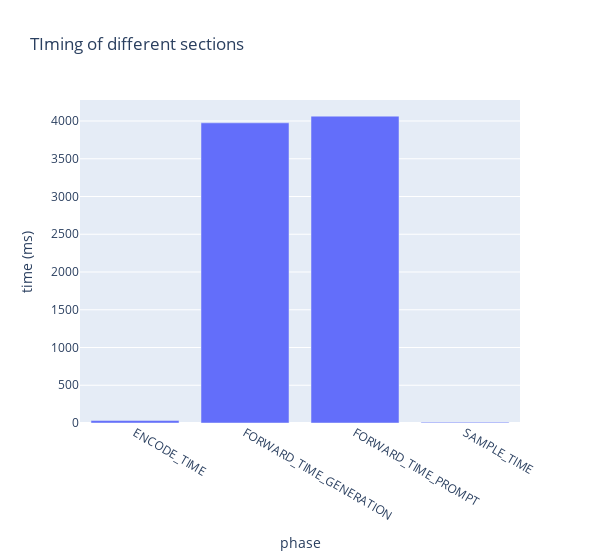

Write notebook code for a chart like this one.
### Code cell
import json
import pandas as pd
import plotly.express as px

with open(file) as f:
    data = json.load(f)

# On récupère le sous-dictionnaire JSON_1
json1 = data["JSON_1"]

# Création dynamique du DataFrame
df = pd.DataFrame(list(json1.items()), columns=["phase", "time (ms)"])

# Affichage en bar chart
fig = px.bar(
    df,
    x="phase",
    y="time (ms)",
    title="TIming of different sections",
    width=600
)
fig.show()

### Figure 1 — Plotly figure (JSON) as saved in the notebook; plotly's stock layout.template omitted (floating-point values rounded to 4 significant figures)
{"data": [{"hovertemplate": "phase=%{x}<br>time (ms)=%{y}<extra></extra>", "legendgroup": "", "marker": {"color": "#636efa", "pattern": {"shape": ""}}, "name": "", "orientation": "v", "showlegend": false, "textposition": "auto", "type": "bar", "x": ["ENCODE_TIME", "FORWARD_TIME_GENERATION", "FORWARD_TIME_PROMPT", "SAMPLE_TIME"], "xaxis": "x", "y": [32.48, 3976.0, 4064.0, 10.9], "yaxis": "y"}], "layout": {"barmode": "relative", "legend": {"tracegroupgap": 0}, "title": {"text": "TIming of different sections"}, "width": 600, "xaxis": {"anchor": "y", "domain": [0, 1], "title": {"text": "phase"}}, "yaxis": {"anchor": "x", "domain": [0, 1], "title": {"text": "time (ms)"}}}}
